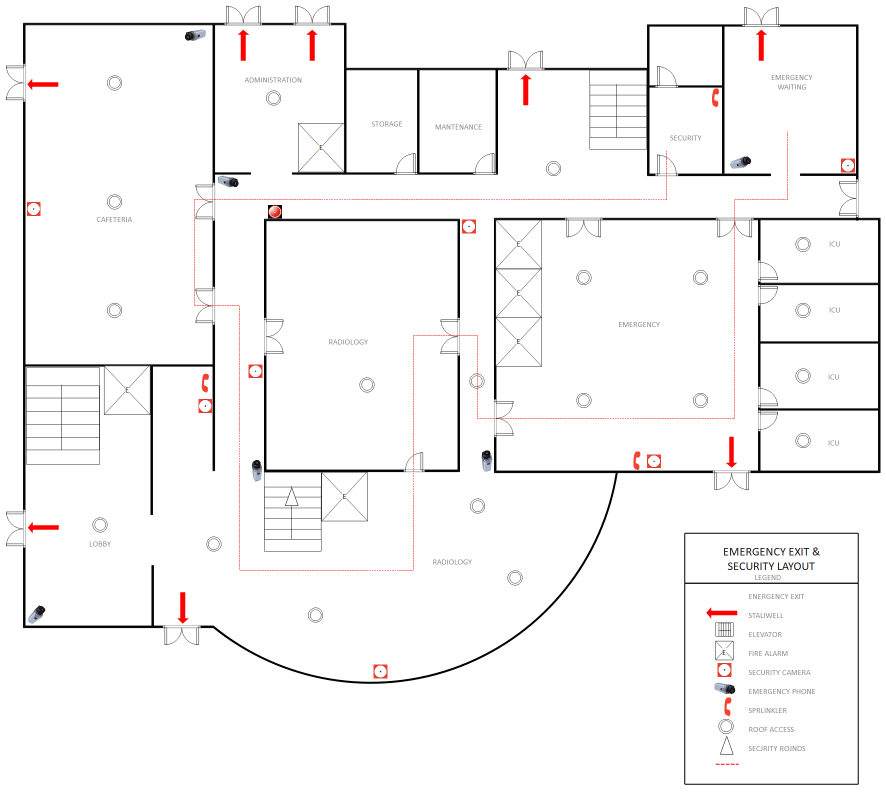
#> input picture example6.png, 1772 x 1586 px (shown at 1/2 size)
$ jupyter execute --allow-errors inHouseCustomGYMEnvironment.ipynb   (shell and % lines are left out)
#> lines starting #> are read from the running program, lines starting #| are printed output that depends on the picture; after the words box and inside, x2 and y2 are one past the last pixel; in counts of white or black regions, pixels touching at a corner belong together
#> further down, image is the input picture: shape (1586, 1772, 3); mean B, G, R 246.2, 246.2, 247.3
### Vis_Gym/utils.py

import matplotlib.pyplot as plt

def display_image(title, image, cmap=None, axis_switch = 'off'):
#> called with title = 'Original Image', axis_switch = 'off'
    plt.figure(figsize=(6, 6))
    plt.title(title)
    plt.imshow(image, cmap=cmap)
    plt.axis(axis_switch)
    plt.show()

### Vis_Gym/gridworld_converter.py
import cv2
import numpy as np
import matplotlib.pyplot as plt

def grid_convert(imageName, scale=1):
    # Load the Image
#> called with imageName = 'example6.png', scale = 3
    image = cv2.imread(imageName, cv2.IMREAD_COLOR)

    # Convert the Image to Grayscale
    gray = cv2.cvtColor(image, cv2.COLOR_BGR2GRAY)

    # Apply Binary Thresholding
    _, thresh = cv2.threshold(gray, 2, 255, cv2.THRESH_BINARY_INV)
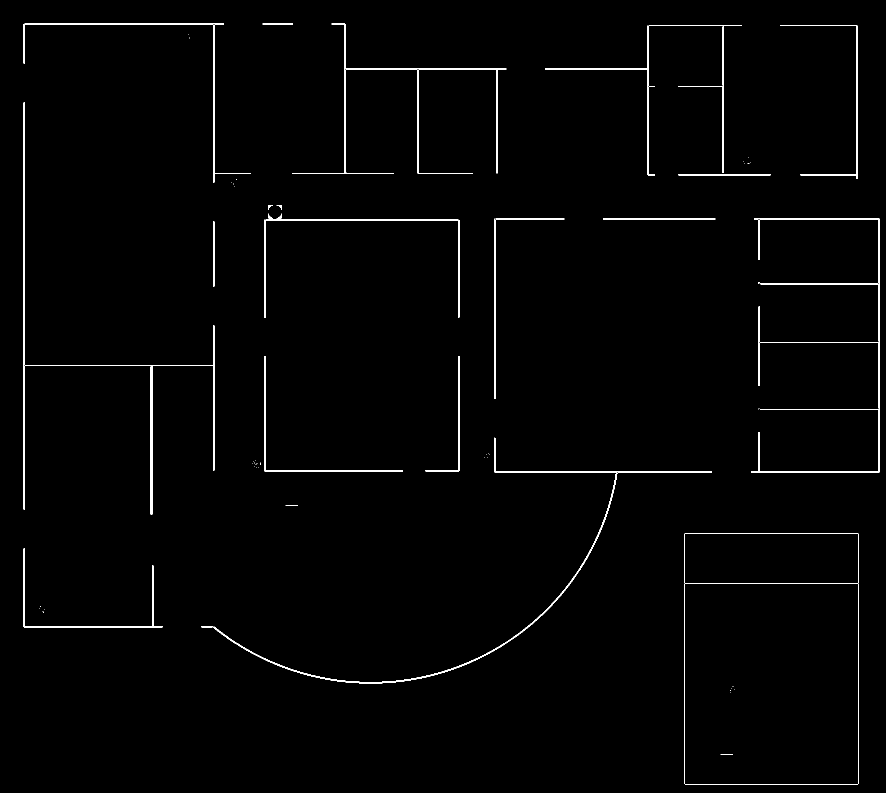
#> thresh: shape (1586, 1772) (shown at 1/2 size); 1.3% white; 68 white regions (39 under 20 px)

    # Detect Contours
    contours, _ = cv2.findContours(thresh, cv2.RETR_EXTERNAL, cv2.CHAIN_APPROX_SIMPLE)
#> contours = 62 contours, 35 with area under 20; largest, box (x1, y1, x2, y2) and area: (1369, 1066, 1717, 1569) 174190, (47, 205, 429, 1029) 3374, (426, 875, 1424, 1367) 3194, (1502, 436, 1760, 945) 2943, (585, 47, 1013, 348) 1555

    # Create an Empty Gridworld Matrix with scaled dimensions
    height, width = gray.shape
#> height = 1586; width = 1772
    scaled_height = height // scale
#> scaled_height = 528
    scaled_width = width // scale
#> scaled_width = 590
    gridworld = np.zeros((scaled_height, scaled_width), dtype=np.uint8)

    # Draw contours on the gridworld matrix
    for cnt in contours:
        scaled_cnt = cnt // scale
        cv2.drawContours(gridworld, [scaled_cnt], -1, (255), thickness=cv2.FILLED)
#> this loop made 62 passes
#> (cnt, scaled_cnt) on passes 2, 3, 4, 5, 6, 9, 10: ([[87, 1223], [87, 1224], [86, 1225], [87, 1224]], [[29, 407], [29, 408], [28, 408], [29, 408]]), ([[85, 1222]], [[28, 407]]), ([[89, 1219]], [[29, 406]]), ([[79, 1217]], [[26, 405]]), ([[80, 1212], [81, 1212]], [[26, 404], [27, 404]]), ([[571, 1011], [595, 1011]], [[190, 337], [198, 337]]), ([[516, 934]], [[172, 311]])
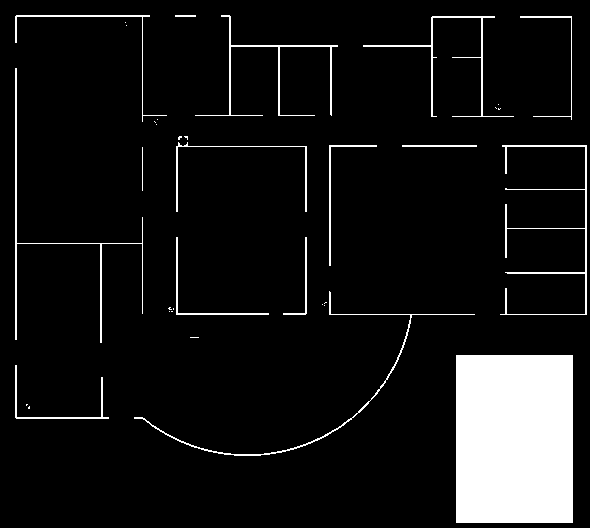
#> gridworld: shape (528, 590); 8.6% white; 36 white regions (20 under 20 px), largest, box (x1, y1, x2, y2) and area: (456, 355, 573, 523) 19656, (500, 145, 587, 315) 1123, (15, 68, 143, 343) 964

    # Apply dilation to thicken the borders and close holes
    kernel = np.ones((2, 2), np.uint8)
    dilated_gridworld = cv2.dilate(gridworld, kernel, iterations=1)
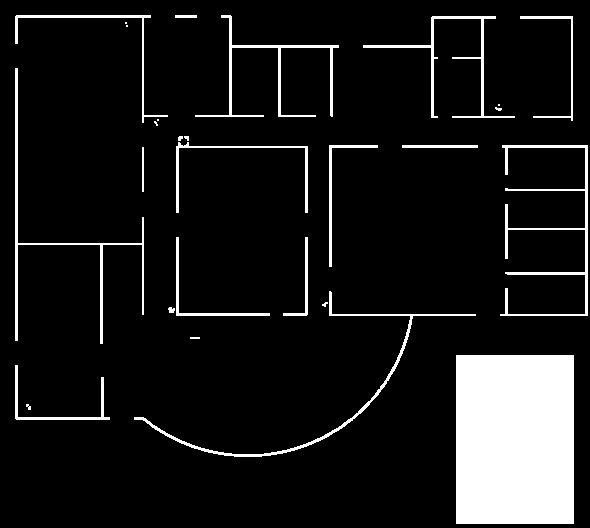
#> dilated_gridworld: shape (528, 590); 10.1% white; 28 white regions (9 under 20 px)

    # Find contours in the dilated image
    contours, _ = cv2.findContours(dilated_gridworld, cv2.RETR_EXTERNAL, cv2.CHAIN_APPROX_SIMPLE)
#> contours = 28 contours, 11 with area under 20; largest, box (x1, y1, x2, y2) and area: (456, 355, 574, 524) 19656, (500, 145, 588, 316) 1131, (15, 68, 144, 344) 967, (134, 291, 476, 457) 966, (195, 15, 339, 117) 813

    # Filter contours by area and remove small and large ones
    min_area = 400 // (scale ** 2)  # scale the area thresholds
    max_area = 20000 // (scale ** 2)
    filtered_contours = [cnt for cnt in contours if min_area < cv2.contourArea(cnt) < max_area]
#> filtered_contours = 13 contours; largest, box (x1, y1, x2, y2) and area: (500, 145, 588, 316) 1131, (15, 68, 144, 344) 967, (134, 291, 476, 457) 966, (195, 15, 339, 117) 813, (363, 16, 515, 118) 762

    # Create a cleaned gridworld matrix
    cleaned_gridworld = np.zeros((scaled_height, scaled_width), dtype=np.uint8)
    cv2.drawContours(cleaned_gridworld, filtered_contours, -1, (255), thickness=cv2.FILLED)
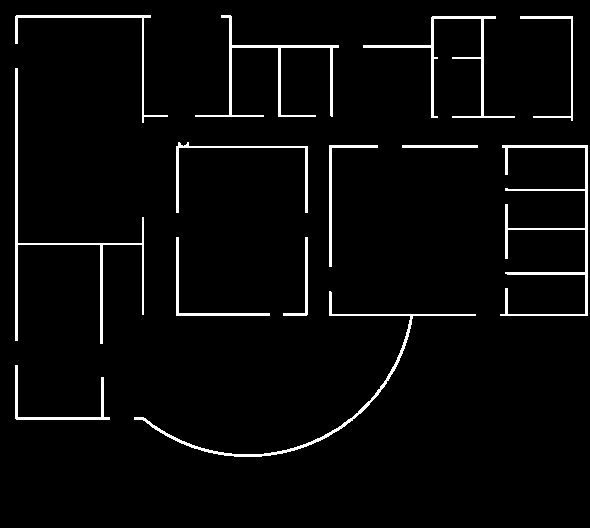
#> cleaned_gridworld: shape (528, 590); 3.6% white; 13 white regions, largest, box (x1, y1, x2, y2) and area: (500, 145, 588, 316) 1811, (15, 68, 144, 344) 1560, (134, 291, 476, 457) 1459
#| Number of rows: 528
#| Number of columns: 590

    return cleaned_gridworld

### obstacle_generator.py
import numpy as np
import cv2
from heapq import heappop, heappush

class Pathfinding:
    def __init__(self, gridworld):
        """
        Initialize the Pathfinding class with the gridworld and an empty dictionary for occupied steps.
        """
        self.gridworld = gridworld
        self.occupied_time_steps = {}
        self.obstacle_occupied_points = set()

    def is_valid_move(self, pos):
        """
        Check if the position is within grid bounds and is a free space (value 0).
        """
        rows, cols = self.gridworld.shape
        return 0 <= pos[0] < rows and 0 <= pos[1] < cols and self.gridworld[pos[0], pos[1]] == 0

    def is_time_step_valid(self, neighbor, next_step):
        """
        Check if the position is not occupied at the current time step.
        """
        return neighbor not in self.occupied_time_steps or self.occupied_time_steps[neighbor] > next_step

    def heuristic(self, a, b):
        """
        Calculate the Manhattan distance heuristic between points a and b.
        """
        return abs(a[0] - b[0]) + abs(a[1] - b[1])

    def a_star_pathfinding(self, start, end):
        """
        Perform A* to find a path from start to end, avoiding time-step collisions.
        """
        directions = [(0, 1), (1, 0), (0, -1), (-1, 0), (-1, 1), (-1, -1), (1, 1), (1, -1)]
        open_set = []
        heappush(open_set, (0 + self.heuristic(start, end), 0, start, [start]))
        g_score = {start: 0}
        visited = set([start])

        while open_set:
            _, current_g, current, path = heappop(open_set)
            if current == end:
                return path

            for direction in directions:
                neighbor = (current[0] + direction[0], current[1] + direction[1])
                tentative_g_score = current_g + 1
                if self.is_valid_move(neighbor) and neighbor not in visited:
                    next_step = len(path)
                    if self.is_time_step_valid(neighbor, next_step) and (neighbor not in g_score or tentative_g_score < g_score[neighbor]):
                        visited.add(neighbor)
                        g_score[neighbor] = tentative_g_score
                        f_score = tentative_g_score + self.heuristic(neighbor, end)
                        heappush(open_set, (f_score, tentative_g_score, neighbor, path + [neighbor]))

        return []

    def generate_paths(self, quantity, episode_length = 1000):
        """
        Generate paths for all obstacles and update the occupied steps to avoid collisions.
        Ensure the total length of each path is equal to the episode_length.
        """
#> called with quantity = 2, episode_length = 500
        def find_free_space(gridworld, occupied_points):
            """
            Find a free space in the gridworld that is not already occupied.
            """
            free_spaces = np.argwhere(gridworld == 0)
            available_spaces = [tuple(pt) for pt in free_spaces if tuple(pt) not in occupied_points]
            return available_spaces[np.random.choice(len(available_spaces))]

        obstacle_start_end_coordinate_list = {}
        occupied_points = []


        # Generate unique start and end points for each obstacle
        for x in range(quantity):
            start = find_free_space(self.gridworld, occupied_points)
            occupied_points.append(start)
            end = find_free_space(self.gridworld, occupied_points)
            occupied_points.append(end)
            obstacle_start_end_coordinate_list[str(x + 1)] = {"start_point": start, "end_point": end}
#> this loop made 2 passes
#> (start, end) on passes 1 to 2: ((210, 42), (270, 494)), ((218, 66), (154, 348))
#> after the loop, obstacle_start_end_coordinate_list = 2 items; occupied_points = [(210, 42), (270, 494), (218, 66), (154, 348)]

        obstacle_paths = {}


        # Generate paths for each obstacle
        for key, coords in obstacle_start_end_coordinate_list.items():
            start, end = tuple(coords["start_point"]), tuple(coords["end_point"])
            path = self.a_star_pathfinding(start, end)
            total_path = path[:]

            # Ensure the total path length is equal to the episode_length
            while len(total_path) < episode_length:

                start = total_path[-1]
                end = find_free_space(self.gridworld, occupied_points)
                new_path = self.a_star_pathfinding(start, end)
                if not new_path:
                    break
                total_path.extend(new_path[1:])
                occupied_points.append(end)

            # Truncate the path if it exceeds the episode_length (path truncation)
            obstacle_paths[key] = total_path[:episode_length]
            #adding the new truncated end coordinate of the obstacle
            occupied_points.append(obstacle_paths[key][-1])

            # Update the occupied steps with time step at which it was occupied
            for step, point in enumerate(total_path[:episode_length]):
                self.occupied_time_steps[point] = step
#> this loop made 2 passes
#> key on pass 1: '1'
#> (key, coords) on pass 2: ('2', {'start_point': (218, 66), 'end_point': (154, 348)})


        # to remove any end points that might have been freed during path truncation
        occupied_points = [point for point in occupied_points if point in self.occupied_time_steps.keys()]


        #storing the obstacles start and end coordinates in the object
        self.obstacle_occupied_points = occupied_points;

        return obstacle_paths

### inHouseCustomGYMEnvironment.ipynb
[cell 1]
#custom files
import gridworld_converter
import robo_nav_algo as robo
import free_space_finder
import utils
import obstacle_generator as obs

#standard files
import cv2
import numpy as np
import matplotlib.pyplot as plt

# Preparation of the grid world

[cell 2]
# Load the Image
image = cv2.imread('example6.png', cv2.IMREAD_COLOR)

utils.display_image('Original Image', cv2.cvtColor(image, cv2.COLOR_BGR2RGB))

[cell 3]
# 2d matrix representation of the above blueprint
# value of scale can be used to control how much you want to zoom into the grid world
gridworld = gridworld_converter.grid_convert('example6.png',scale = 3)
utils.display_image('Cleaned Gridworld Matrix', gridworld, cmap='gray', axis_switch = 'on')

print(f"Number of rows: {gridworld.shape[0]}\nNumber of columns: {gridworld.shape[1]}")

# Dynamic Obstacle Generator

[cell 4]
# Define parameters
number_of_obstacles = 2
episode_length = 500

# Initialize the pathfinding class
pathfinder = obs.Pathfinding(gridworld)

# Generate paths for obstacles
obstacle_paths = pathfinder.generate_paths(number_of_obstacles, episode_length)

#contains a dictionary of occupied coordinate as keys at different time step as value
'only one object can occupy a coordinate at a particular time stamp'
occupied_time_steps = pathfinder.occupied_time_steps

#contains a list of start or end coordinates of each dynamic obstacle
obstacle_occupied_points = pathfinder.obstacle_occupied_points
'''
Help:
You can see the obstacle path by obstacle_paths['1'] or obstacle_paths['2']
'''

# EXTRA CODE:
visualisation code for only obstacles path

[cell 5]
import matplotlib.pyplot as plt
import matplotlib.animation as animation
import matplotlib.cm as cm

# Function to generate distinct colors for the obstacles
def generate_colors(num_colors):
    colormap = cm.get_cmap('hsv', num_colors + 10)
    return [colormap(i+1) for i in range(num_colors)]

# Create a figure for the live plot
fig, ax = plt.subplots(figsize=(10, 10))
ax.imshow(gridworld, cmap='gray')

# Initialize scatter plots for the objects' current positions
scatters = []
colors = generate_colors(number_of_obstacles)  # Different colors for different obstacles

for idx, key in enumerate(obstacle_paths.keys()):
    scatter = ax.scatter([], [], color=colors[idx % len(colors)], s=50, label=f'Obstacle {key}')
    scatters.append(scatter)
#> this loop made 2 passes
#> key on passes 1 to 2: '1', '2'

# Initialize the scatter points for start and end
for key, path in obstacle_paths.items():
    start_point = path[0]
    end_point = path[-1]
    ax.scatter([start_point[1]], [start_point[0]], c='green', marker='x')
    ax.scatter([end_point[1]], [end_point[0]], c='red', marker='x')

ax.legend()

# Initialize a text annotation for the step counter
step_text = ax.text(0.05, 0.95, '', transform=ax.transAxes, fontsize=12, verticalalignment='top',color='white')

# Function to update the scatter plots and step counter for each frame in the animation
def update_scatters(num, obstacle_paths, scatters):
#> called with num = 0
    for idx, key in enumerate(obstacle_paths.keys()):
        path = obstacle_paths[key]
        if num < len(path):
            scatters[idx].set_offsets([path[num][1], path[num][0]])
    step_text.set_text(f'Step: {num + 1}')
    return scatters + [step_text]

# Calculate the maximum path length to set the number of frames in the animation
max_path_length = max(len(path) for path in obstacle_paths.values())

# Create the animation
ani = animation.FuncAnimation(fig, update_scatters, frames=episode_length, fargs=[obstacle_paths, scatters], interval=1, blit=True)
#> the loop in update_scatters (call 2), `for idx, key in enumerate(obstacle_paths.keys()):` made 2 passes

# Show the live plot
plt.title('Live Path Animation')
plt.show()
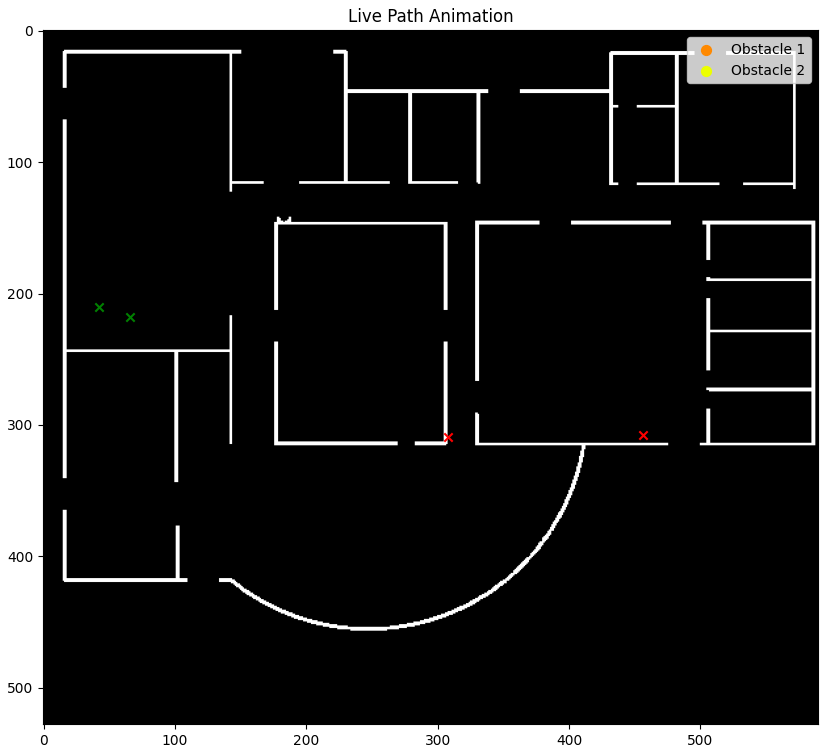
#> figure drawn by matplotlib, 1 panel

# Robot path finding

[cell 6]
import matplotlib.pyplot as plt
import matplotlib.animation as animation
import matplotlib.cm as cm

# Function to generate distinct colors for the obstacles
def generate_colors(num_colors):
    colormap = cm.get_cmap('hsv', num_colors + 10)
    return [colormap(i + 1) for i in range(num_colors)]


# Create the RL environment
#> (the rest of this cell did not finish here and is left out)

#> (a cell that did not finish here is left out)

# Code for live visualisation:

Visualization with the robot and dynamic obstacles.

[cell 8]
import matplotlib.pyplot as plt
import matplotlib.animation as animation
import matplotlib.cm as cm

# Assuming gridworld, obstacle_paths, number_of_obstacles, episode_length, and robotPath are already defined

# Function to generate distinct colors for the obstacles
def generate_colors(num_colors):
    colormap = cm.get_cmap('hsv', num_colors + 10)
    return [colormap(i + 1) for i in range(num_colors)]

# Create a figure for the live plot
fig, ax = plt.subplots(figsize=(10, 10))
ax.imshow(gridworld, cmap='gray')

# Initialize scatter plots for the objects' current positions
scatters = []
colors = generate_colors(number_of_obstacles)  # Different colors for different obstacles

for idx, key in enumerate(obstacle_paths.keys()):
    scatter = ax.scatter([], [], color=colors[idx % len(colors)], s=50, label=f'Obstacle {key}')
    scatters.append(scatter)

# Initialize the scatter points for the robot's start and goal positions
#> (the rest of this cell did not finish here and is left out)
